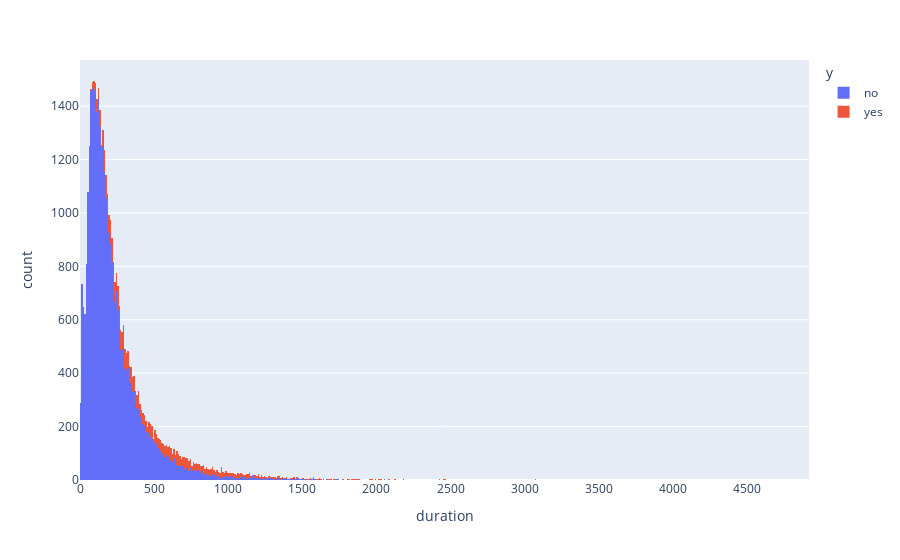

The code cell stored with this chart in its notebook:
### Code cell
fig = px.histogram(data,x='duration',color='y')
fig.show()

### Figure 1 — Plotly figure (JSON) as saved in the notebook; plotly's stock layout.template omitted (floating-point values rounded to 4 significant figures; data arrays with more than 128 entries replaced by an {"elided": "..."} marker saying what was removed)
{"data": [{"alignmentgroup": "True", "bingroup": "x", "hovertemplate": "y=no<br>duration=%{x}<br>count=%{y}<extra></extra>", "legendgroup": "no", "marker": {"color": "#636efa", "pattern": {"shape": ""}}, "name": "no", "offsetgroup": "no", "orientation": "v", "showlegend": true, "type": "histogram", "x": {"elided": "36547 int values"}, "xaxis": "x", "yaxis": "y"}, {"alignmentgroup": "True", "bingroup": "x", "hovertemplate": "y=yes<br>duration=%{x}<br>count=%{y}<extra></extra>", "legendgroup": "yes", "marker": {"color": "#EF553B", "pattern": {"shape": ""}}, "name": "yes", "offsetgroup": "yes", "orientation": "v", "showlegend": true, "type": "histogram", "x": {"elided": "4640 int values"}, "xaxis": "x", "yaxis": "y"}], "layout": {"autosize": true, "barmode": "relative", "legend": {"title": {"text": "y"}, "tracegroupgap": 0}, "margin": {"t": 60}, "xaxis": {"anchor": "y", "autorange": true, "domain": [0, 1], "range": [-0.5, 4920.0], "title": {"text": "duration"}, "type": "linear"}, "yaxis": {"anchor": "x", "autorange": true, "domain": [0, 1], "range": [0, 1573.0], "title": {"text": "count"}}}}
